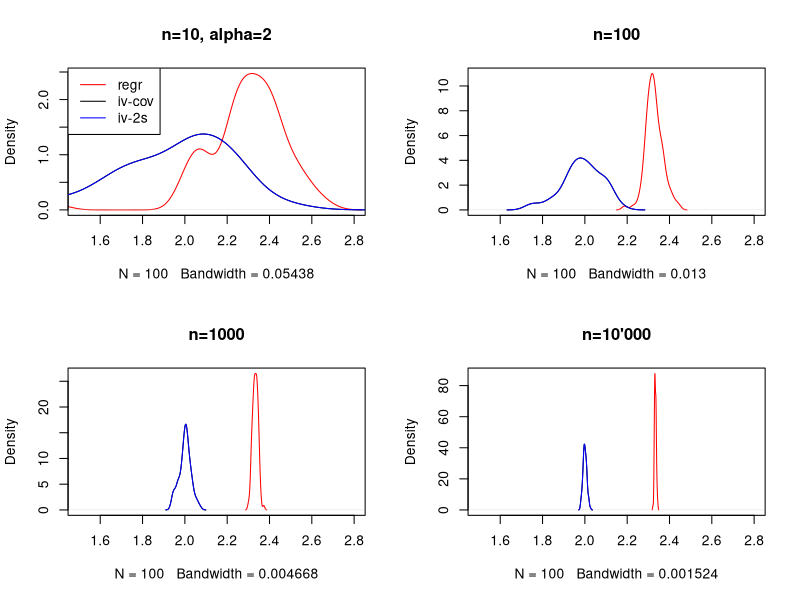

Write the R code that produced this figure.
set.seed(532)

simulate <- function(n,nsimul){
  res <- matrix(0, nrow=nsimul, ncol=3) 
  
  for (i in 1:nsimul){
     I <- rnorm(n,0,1)
     H <- rnorm(n,0,1)
     X <- alpha*I + gamma*H + rnorm(n,0,1)
     Y <- beta*X + delta*H + rnorm(n,0,1)

     # naive regression gives a biased estimate
     res[i,1] <- coef(lm(Y~X))[2]    #2.467

     # using sample covariances
     res[i,2] <- cov(I,Y)/cov(I,X)   #2.094

     # using two-stage least squares
     # regress X on I:
     Xtilde <- fitted(lm(X~I))
     res[i,3] <- coef(lm(Y~Xtilde))[2]
  }
  return(res)
}

alpha <- 2       # strength of IV
beta <- 2        # goal parameter
delta <- 1.5
gamma <- 2.5

res10 <- simulate(n=10,nsimul=100)
res100 <- simulate(n=100,nsimul=100)
res1000 <- simulate(n=1000,nsimul=100)
res10000 <- simulate(n=10000,nsimul=100)

par(mfrow=c(2,2))

plot(density(res10[,1]),xlim=c(1.5,2.8), main=paste("n=10, alpha=",alpha,sep=""), col="red")
lines(density(res10[,2]))
lines(density(res10[,3]), col="blue")
legend("topleft",c("regr","iv-cov", "iv-2s"),lty=c(1,1),col=c("red","black", "blue"))

plot(density(res100[,1]),xlim=c(1.5,2.8), main="n=100", col="red")
lines(density(res100[,2]))
lines(density(res100[,3]), col="blue")

plot(density(res1000[,1]),xlim=c(1.5,2.8), main="n=1000", col="red")
lines(density(res1000[,2]))
lines(density(res1000[,3]), col="blue")

plot(density(res10000[,1]),xlim=c(1.5,2.8), main="n=10'000", col="red")
lines(density(res10000[,2]))
lines(density(res10000[,3]), col="blue")

# Change value of alpha to change the 
# "strength" of the instrumental variable
# What is the effect on the estimates?
